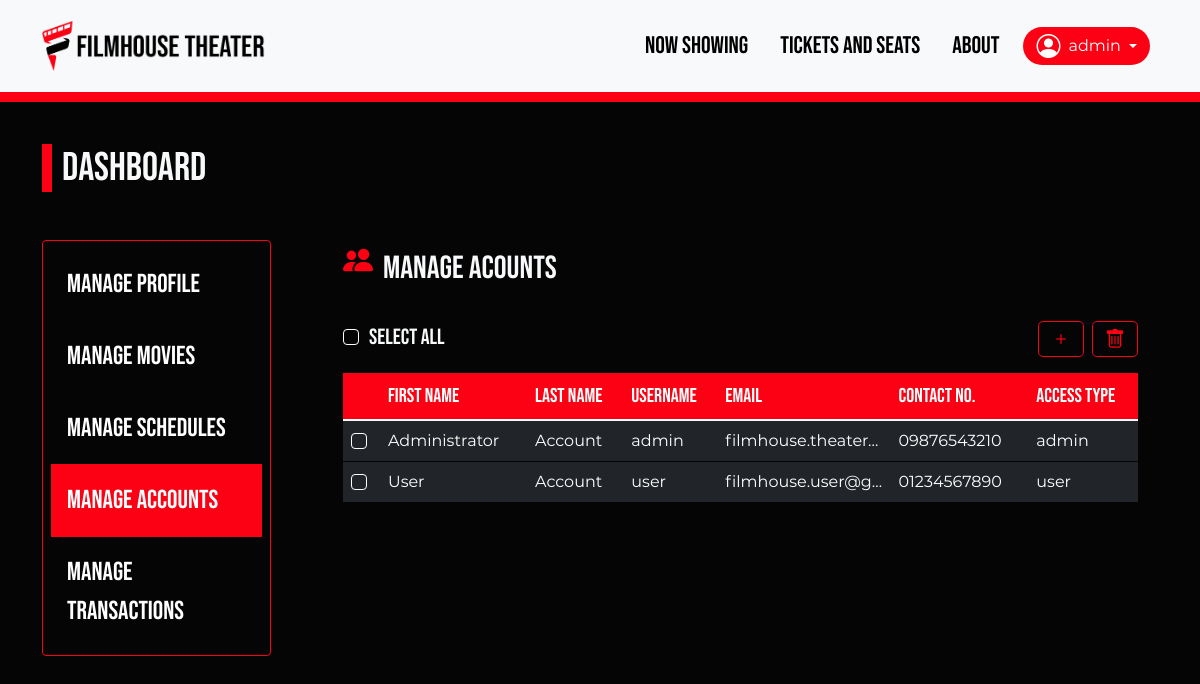
/dashboard-accounts.php (signed in), run on the app's committed database.
### tables this page shows
CREATE TABLE accounts (
    acctID INT AUTO_INCREMENT NOT NULL,
    acctFName VARCHAR (55) NOT NULL,
    acctLName VARCHAR (55) NOT NULL,
    acctUsername VARCHAR (55) NOT NULL,
    acctPassword VARCHAR (55) NOT NULL,
    acctEmail VARCHAR (55) NOT NULL,
    acctContact VARCHAR (55) NOT NULL,
    accessType VARCHAR (11) NOT NULL,
    PRIMARY KEY (acctID)
) AUTO_INCREMENT = 1001;

### includes/accounts.inc.php (called while the page is built, shortened)
<?php
function retrieveAccounts()
{
    require_once 'dbh.inc.php';
    $sql = "SELECT * FROM accounts";
    $stmt = mysqli_stmt_init($conn);
    if (!mysqli_stmt_prepare($stmt, $sql)) {
        die(mysqli_stmt_error($stmt));
        exit();
    }
    mysqli_stmt_execute($stmt);
    $resultData = mysqli_stmt_get_result($stmt);
    return $resultData;
}

### dashboard-accounts.php (the view, shortened to what this page needs)
<!DOCTYPE html>
<html lang="en">
<head>
    <link href="https://cdn.jsdelivr.net/npm/bootstrap@5.1.1/dist/css/bootstrap.min.css" rel="stylesheet">
    <link rel="stylesheet" href="https://cdn.jsdelivr.net/npm/bootstrap-icons@1.3.0/font/bootstrap-icons.css">
    <link rel="stylesheet" href="css/dashboard.css">
    <link rel="stylesheet" href="css/all.css">
</head>
<body>
    <?php require_once 'header.php';
    require_once 'includes/accounts.inc.php';
    $accounts = retrieveAccounts();
    ?>
    <br>
    <section class="mb-5">
        <div class="container">
            <h2 class="text-light cinema-label my-5">Dashboard</h2>
            <div class="row g-2">
                <div class="col-md-3 pe-5 rounded-3">
                    <div class="card dashboard-nav">
                        <div class="list-group list-group-flush p-2">
                            <button type="button" class="list-group-item list-group-item-action py-3 button-nav" id="btnProfile">
                                Manage Profile</button>
                            <button type="button" class="list-group-item list-group-item-action py-3 button-nav" id="btnMovies">
                                Manage Movies</button>
                            <button type="button" class="list-group-item list-group-item-action py-3 button-nav" id="btnSchedules">
                                Manage Schedules</button>
                            <?php if ($_SESSION['accountType'] == 'admin') : ?>
                                <button type="button" class="list-group-item list-group-item-action py-3 active button-nav" id="btnAccounts">Manage Accounts</button>
                                <button type="button" class="list-group-item list-group-item-action py-3 button-nav" id="btnTransactions">Manage Transactions</button>
                            <?php else : ?>
                                <button type="button" class="list-group-item list-group-item-action py-3 active button-nav disabled" id="btnAccounts">Manage Accounts</button>
                                <button type="button" class="list-group-item list-group-item-action py-3 button-nav disabled" id="btnTransactions">Manage Transactions</button>
                            <?php endif; ?>
                        </div>
                    </div>
                </div>
                <div class="col-sm px-4 text-light">
                    <div class="dashboard">
                        <div class="d-flex align-items-center page-title">
                            <span class="dashboard-icon"><i class="bi bi-people-fill"></i></span>
                            <span> Manage Acounts</span>
                        </div>
                        <br>
                        <form action="includes/accounts.inc.php" method="POST" onsubmit="return checkAccountSelect()">
                            <div class="d-flex justify-content-between mb-3">
                                <div class="form-check">
                                    <input class="form-check-input check-all shadow-none" type="checkbox" id="chkselectAll" onclick="selectAll()">
                                    <label class="form-check-label" for="chkselectAll">Select All</label>
                                </div>
                                <div class="d-flex">
                                    <button type="button" class="btn shadow-none rounded-3 button-crud" onclick="addAccount()">
                                        <i class="bi bi-plus d-flex"></i></button>
                                    <button type="submit" class="btn shadow-none ms-2 rounded-3 button-crud" id="btnDelete" name="delete-account">
                                        <i class="bi bi-trash d-flex"></i></button>
                                </div>
                            </div>
                            <table class="table table-hover" id="accounts-table">
                                <thead>
                                    <tr>
                                        <th scope="col"></th>
                                        <th scope="col">First Name</th>
                                        <th scope="col">Last Name</th>
                                        <th scope="col">Username</th>
                                        <th scope="col">Email</th>
                                        <th scope="col">Contact No.</th>
                                        <th scope="col">Access Type</th>
                                    </tr>
                                </thead>
                                <tbody>
                                    <?php while ($row = $accounts->fetch_assoc()) : ?>
                                        <tr>
                                            <td><input class="form-check-input rowCheck shadow-none" type="checkbox" name="acctID[]" value="<?php echo $row['acctID']; ?>"></td>
                                            <td><?php echo $row['acctFName']; ?></td>
                                            <td><?php echo $row['acctLName']; ?></td>
                                            <td><?php echo $row['acctUsername']; ?></td>
                                            <td class="email"><?php echo $row['acctEmail']; ?></td>
                                            <td><?php echo $row['acctContact']; ?></td>
                                            <td><?php echo $row['accessType']; ?></td>
                                        </tr>
                                    <?php endwhile; ?>
                                </tbody>
                            </table>
                        </form>
                    </div>
                </div>
            </div>
        </div>
    </section>
</body>
</html>

### css/dashboard.css (style rules this page uses)
section { margin-top: 120px; }
.cinema-label { border-left: 10px solid #FC0013; padding-left: 10px; font-size: 40px; }
.dashboard-nav { background-color: #050505; border-color: #FC0013; font-size: 26px; color: #FFF; }
.button-nav { background-color: #050505; color: #FFF; }
.button-nav.active { background-color: #FC0013; color: #FFF; border-color: #FC0013; }
.page-title { font-size: 32px; }
.dashboard-icon { color: #FC0013; font-size: 30px; margin-right: 10px; padding-bottom: 12px; }
form label { font-size: 22px; }
form label { user-select: none; }
.form-check-input { background-color: transparent; border: 1px solid #FFF; }
.check-all { margin: 8px 10px 10px 0px; }
.button-crud { background-color: #050505; border-color: #FC0013; color: #FC0013; }
.button-crud i { font-size: 20px; }
.table { color: #FFF; }
thead { background-color: #FC0013; }
th { font-size: 20px; font-weight: normal; }
tbody { font-family: Montserrat; background-color: #212529; }
tr { border-color: #050505; }
td.email { max-width: 150px; overflow: hidden; text-overflow: ellipsis; white-space: nowrap; }

### css/all.css (style rules this page uses)
body { font-family: 'Bebas Neue'; background-color: #050505; }

### data on the page
accounts: acctFName "Administrator", acctLName "Account", acctUsername "admin", acctEmail "filmhouse.theater…", acctContact "09876543210", accessType "admin"
accounts: acctFName "User", acctLName "Account", acctUsername "user", acctEmail "filmhouse.user@g…", acctContact "01234567890", accessType "user"

### other printed values
$_SESSION["accountUser"] "admin"
